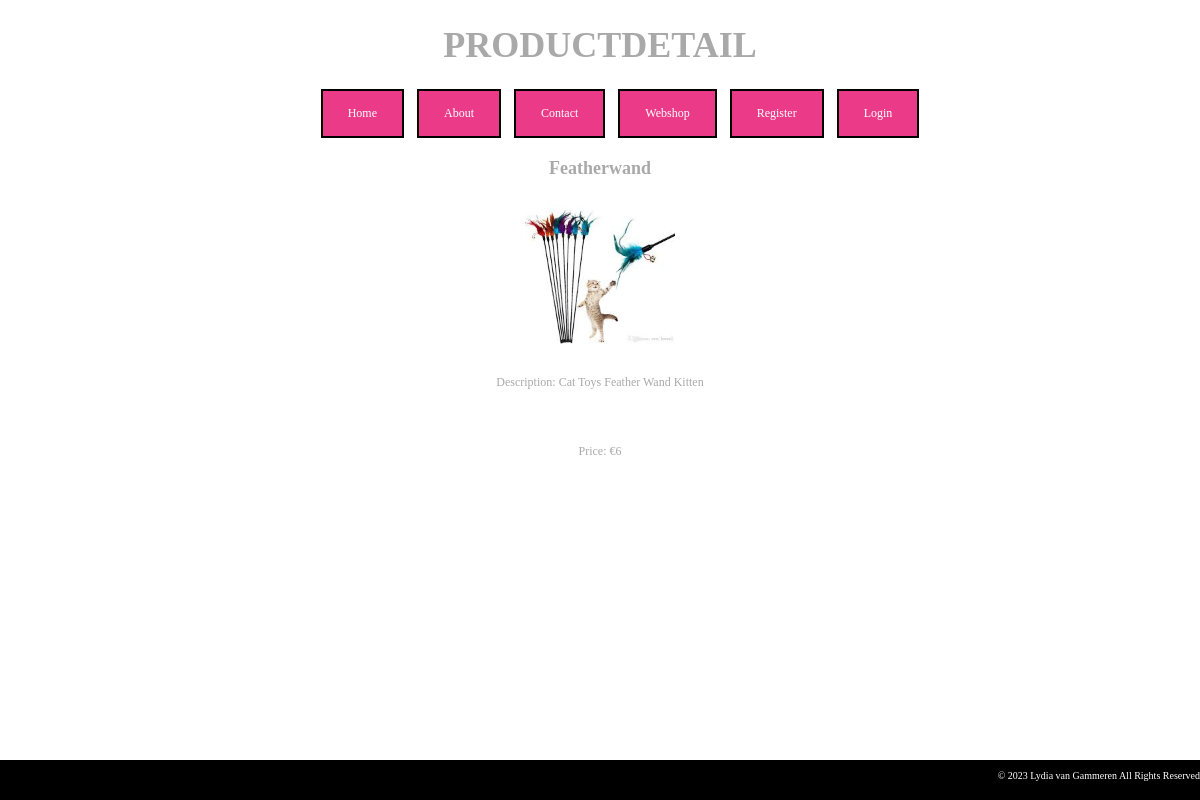
Screenshot of /index.php?page=productdetail&id=1 with the database file from the repository.
### tables this page shows
CREATE TABLE `products` (
  `id` int(20) NOT NULL,
  `name` varchar(80) NOT NULL,
  `description` varchar(150) NOT NULL,
  `price` decimal(10,0) NOT NULL,
  `filename_img` varchar(100) NOT NULL
);

### db_repository.php (called while the page is built, shortened)
<?php
function connectWithDB()
{
    $servername = "localhost";
    $username = "webshop_Lydia";
    $password = "shoplvg";
    $dbname = "lydia_webshop";
    $conn = @mysqli_connect($servername, $username, $password, $dbname);
    return $conn;
}
function findProductById($productId)
{
    $conn = connectWithDB();
    $product = NULL;
    try {
        $sql = "SELECT * FROM products WHERE id = " . $productId . "";
        $result = mysqli_query($conn, $sql);
        if (mysqli_num_rows($result) > 0) {
            $product = mysqli_fetch_assoc($result);
        }
        return $product;
    } finally {
        mysqli_close($conn);
    }
}

### products_service.php (called while the page is built, shortened)
<?php
function getProductDetails($productId)
{
    $product = array();
    $genericErr = "";
    try {
        $product = findProductById($productId);
    } catch (Exception $e) {
        $genericErr = "Sorry, cannot show details at this moment.";
        debug_to_console("findProductById failed  " . $e->getMessage());
    }
    return array("product" => $product, "genericErr" => $genericErr);
}

### productdetail.php (the view, shortened to what this page needs)
<?php
function showContent($data)
{
    if ($data['product']) {
        echo '<div>';
        echo '<h2>' . $data['product']['name'] . '</h2>';
        echo '<img src="Images/' . $data['product']['filename_img'] . '" alt="' . $data['product']['name'] . '" width="150 height="300"><br><br>';
        echo '<p>Description: ' . $data['product']['description'] . '</p><br><br>';
        echo '<p>Price: &euro;' . $data['product']['price'] . '</p></a>';
        echo '</div>';
    }
}

### CSS/style.css (style rules this page uses)
body { min-width: 800px; display: flex; flex-direction: column; background-color: white; font-size: 12px; color: darkgray; text-align: center; margin: 0 auto; }

### rows the page displays
products: name "Featherwand", filename_img (picture), description "Cat Toys Feather Wand Kitten", price "6"

### other values shown
$page "PRODUCTDETAIL"
$label "Home"
$label "About"
$label "Contact"
$label "Webshop"
$label "Register"
$label "Login"
